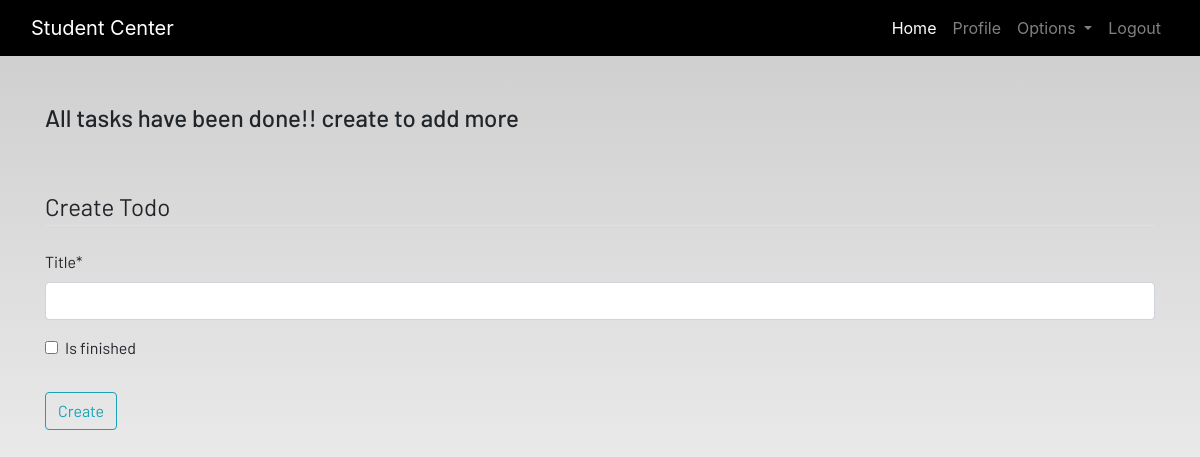
Page /todo (signed in) on the earlier database version.
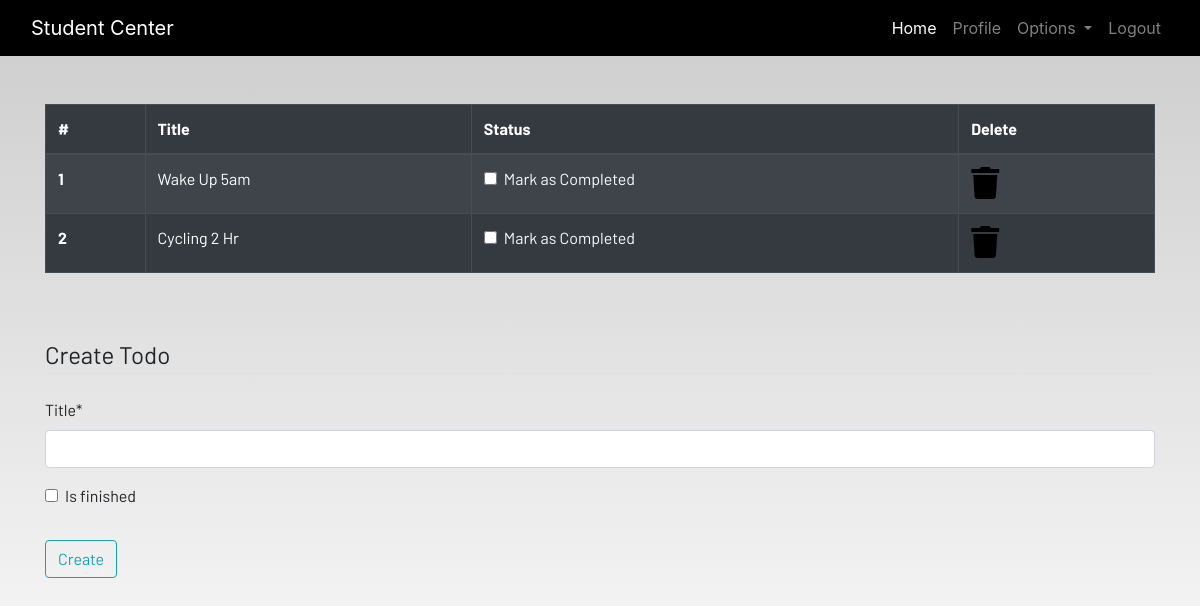
Same page on the later database version.
### dashboard/models.py (models this page shows, shortened)
class Todo(models.Model):
    user = models.ForeignKey(User, on_delete=models.CASCADE)
    title = models.CharField(max_length=100)
    is_finished = models.BooleanField(default=False)

### dashboard/views.py (the view)
# urls.py: path('todo', views.todo, name="todo"),
@login_required
def todo(request):
    if request.method == 'POST':
        form = TodoForm(request.POST)
        if form.is_valid():
            try:
                finished = request.POST["is_finished"]
                if finished == 'on':
                    finished = True
                else:
                    finished = False
            except:
                finished = False
            todos = Todo(
                user=request.user,
                title=request.POST['title'],
                is_finished=finished
            )
            todos.save()
            messages.success(request, f"Todo Added from {request.user.username} !")
    else:
        form = TodoForm()
    todo = Todo.objects.filter(user=request.user)
    if len(todo) == 0:
        todos_done = True
    else:
        todos_done = False
    context = {
        'form': form,
        'todos': todo,
        'todos_done': todos_done
    }
    return render(request, "dashboard/todo.html", context)

### dashboard/forms.py
class TodoForm(forms.ModelForm):
    class Meta:
        model = Todo
        fields = ['title', 'is_finished']

### dashboard/templates/dashboard/todo.html (shortened to what this page needs)
{% extends 'dashboard/base.html' %}
{% load static %}
{% load crispy_forms_tags %}
{% block content %}
<div class="container">
    {% if not todos_done %}
    <table class="table table-striped table-bordered table-hover table-dark">
        <thead>
            <tr>
                <th scope="col">#</th>
                <th scope="col">Title</th>
                <th scope="col">Status</th>
                <th scope="col">Delete</th>
            </tr>
        </thead>
        <tbody>
            {% for todo in todos %}
            <tr>
                <th scope="row">{{forloop.counter}}</th>
                <td>{{todo.title}}</td>
                <td>
                    <a href="{% url 'update-todo' todo.id %}">
                        <div class="form-check">
                            {% if todo.is_finished == True %}
                            <input class="form-check-input" type="checkbox" value="" checked>
                            {% else %}
                            <input class="form-check-input" type="checkbox" value="">
                            {% endif %}
                            <label class="form-check-label text-light" for="flexCheckDefault">
                                Mark as Completed
                            </label>
                        </div>
                    </a>
                </td>
                <td><a href="{% url 'delete-todo' todo.id %}"><i class="fa fa-trash fa-2x"></i></a></td>
            </tr>
            {% endfor %}
        </tbody>
    </table>
    {% else %}
    <h4>All tasks have been done!! create to add more</h4>
    {% endif %}
</div><br><br>
<div class="container">
    <form method="POST">
        <fieldset class="form-group">
            <legend class="border-bottom mb-4">Create Todo</legend>
            {{form|crispy}}
        </fieldset>
        <div class="form-group">
            <button href="" class="btn btn-outline-info" type="submit">
                Create
            </button>
        </div>
    </form>
</div>
{% endblock content %}

Differences in the rows shown:
added Todo: title "Wake Up 5am"
added Todo: title "Cycling 2 Hr"
Other differences:
text no longer shown: "All tasks have been done!! create to add more"
text now shown: "# Title Status Delete"
